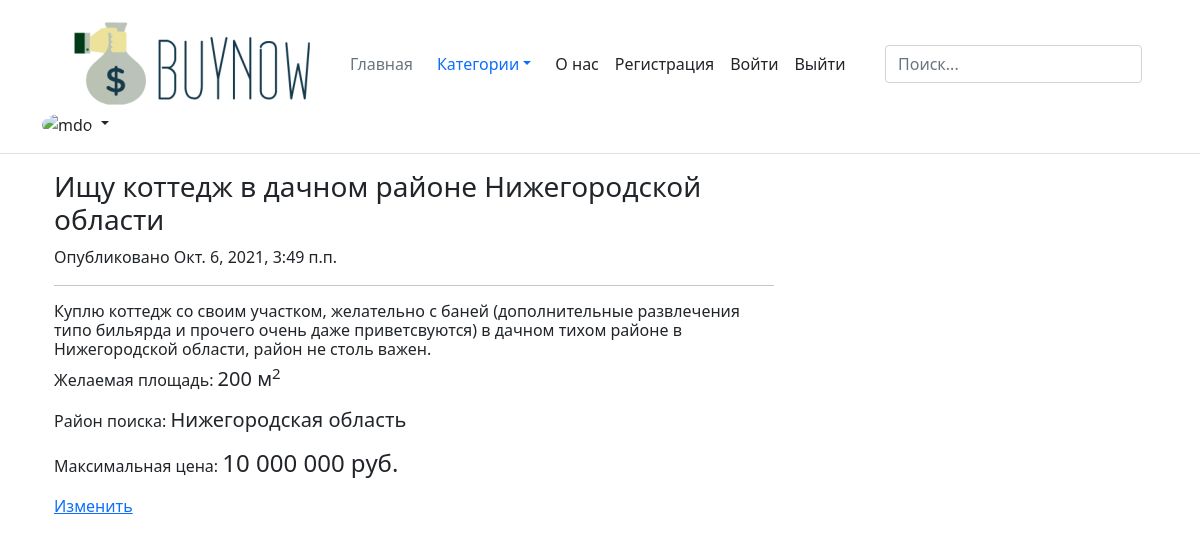
The page /Недвижимость/4/ on the database its author committed.
### category_real_estate/models.py (models this page shows)
class Real_Estate_Ad(Ad):
    category = 'Недвижимость'
    square = models.PositiveIntegerField('Площадь')
    location = models.CharField('Район', max_length=100)
    class Meta:
        verbose_name = 'Недвижимость'
        verbose_name_plural = 'Недвижимость'

### ad/general_services.py (called while the page is built)
def _get_one_ad_from_database_by_id(Model_object, ad_id):
    ad = Model_object.objects.get(id=ad_id)
    return {'ad': ad}

def show_ad_of_category(request, Model_object, ad_id, template):
    context = _get_one_ad_from_database_by_id(Model_object, ad_id)
    return render(request, template, context)

### category_real_estate/views.py (called while the page is built)
def show_real_estate_ad(request, real_estate_id):
    return show_ad_of_category(request, Real_Estate_Ad, real_estate_id, 'category_real_estate/show_real_estate_ad.html')

### category_real_estate/templates/category_real_estate/show_real_estate_ad.html (shortened to what this page needs)
{% extends 'ad/base.html' %}
{% load humanize %}
{% block content %}
<div class="container">
    <div class="row">
        <div class="col-lg-8">
            <h3>{{ ad.title }}</h3>
            <p>Опубликовано {{ ad.date }}</p>
            <hr>
            <h6>{{ ad.text }}</h6>
            <div>
                <p style="display: inline-block;">Желаемая площадь: </p>
                <h5 style="display: inline-block; ">{{ ad.square }} м<sup>2</sup></h5>
            </div>
            <div>
                <p style="display: inline-block;">Район поиска: </p>
                <h5 style="display: inline-block; ">{{ ad.location }}</h5>
            </div>
            <div>
                <p style="display: inline-block;">Максимальная цена: </p>
                <h4 style="display: inline-block; ">{{ ad.max_price | intcomma }} руб.</h4>
            </div>
            <div>
                <a href="{% url 'edit_real_estate_ad' ad.id %}">Изменить</a>
            </div>
        </div>
    </div>
</div>
{% endblock %}

### rows shown on the page
Real_Estate_Ad: title "Ищу коттедж в дачном районе Нижегородской области", date "Окт. 6, 2021, 3:49 п.п.", text "Куплю коттедж со своим участком, желательно с баней (дополнительные развлечения типо бильярда и прочего очень даже приветсвуются) в дачном тихом районе в Нижегородской области, район не столь важен.", square "200", location "Нижегородская область", max_price "10 000 000"
